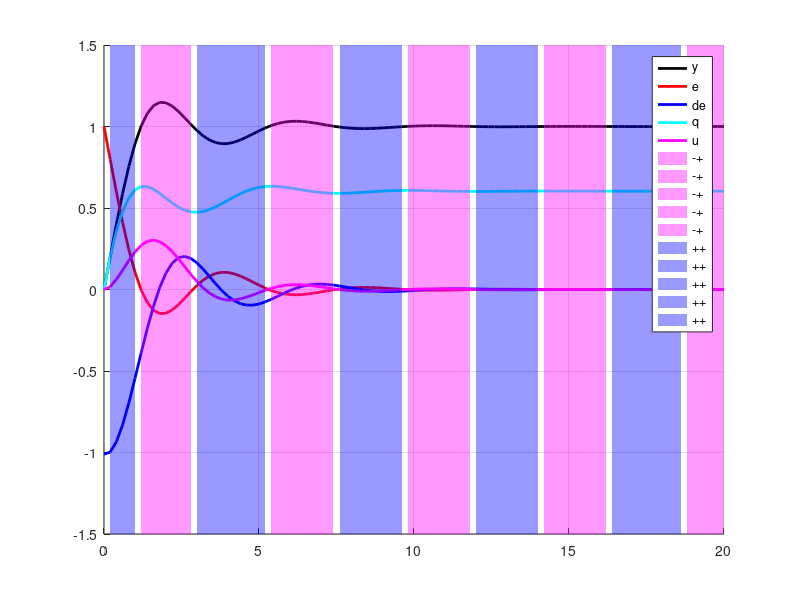

Reproduce this figure in MATLAB.
clear;clc;

Gs=tf(1,[1,2*0.4*1,1]);
kd=1;
kp=2;
ki=2;
Fs=tf([kd,kp,ki],[1 0]);
Ts=feedback(Fs*Gs,1);

[y,t]=step(Ts);
[u,t]=step(feedback(Gs,Fs),t);
r=ones(size(t));
e=r-y;
de=diff(e)/(t(2)-t(1));
de=[de;de(end)];
q=zeros(size(t));
for i=2:length(q)
    q(i)=q(i-1)+(t(2)-t(1))*e(i-1);
end

figure(1);clf;hold on;grid on;
plot(t,y,'k','LineWidth',2,'DisplayName','y');
plot(t,e,'r','LineWidth',2,'DisplayName','e');
plot(t,de,'b','LineWidth',2,'DisplayName','de');
plot(t,q,'c','LineWidth',2,'DisplayName','q');
plot(t,u,'m','LineWidth',2,'DisplayName','u');
legend("show")

de=q;
temp=ylim;
temp_min=temp(1);
temp_max=temp(2);
%%%%%%%%%%%%%%%%%%%%%%%%%%%%%%%%%%%%%%%%%%%%%%%%%%%%%%%%%%%%%%%%%%%%%%%%%%
indices=(e<0) & (de<0);
indices = indices(:);
d = diff([0; indices; 0]);
startIdx = find(d == 1);
endIdx   = find(d == -1) - 1;
yBottom = temp_min;
yTop = temp_max;
for i = 1:length(startIdx)
    xs = [t(startIdx(i)), t(endIdx(i)), t(endIdx(i)), t(startIdx(i))];
    ys = [yBottom, yBottom, yTop, yTop];
    patch(xs, ys, 'r', 'FaceAlpha', 0.4, 'EdgeColor', 'none','DisplayName','--');
end
%%%%%%%%%%%%%%%%%%%%%%%%%%%%%%%%%%%%%%%%%%%%%%%%%%%%%%%%%%%%%%%%%%%%%%%%%%
indices=(e<0) & (de>0);
indices = indices(:);
d = diff([0; indices; 0]);
startIdx = find(d == 1);
endIdx   = find(d == -1) - 1;
yBottom = temp_min;
yTop = temp_max;
for i = 1:length(startIdx)
    xs = [t(startIdx(i)), t(endIdx(i)), t(endIdx(i)), t(startIdx(i))];
    ys = [yBottom, yBottom, yTop, yTop];
    patch(xs, ys, 'm', 'FaceAlpha', 0.4, 'EdgeColor', 'none','DisplayName','-+');
end
%%%%%%%%%%%%%%%%%%%%%%%%%%%%%%%%%%%%%%%%%%%%%%%%%%%%%%%%%%%%%%%%%%%%%%%%%%
indices=(e>0) & (de<0);
indices = indices(:);
d = diff([0; indices; 0]);
startIdx = find(d == 1);
endIdx   = find(d == -1) - 1;
yBottom = temp_min;
yTop = temp_max;
for i = 1:length(startIdx)
    xs = [t(startIdx(i)), t(endIdx(i)), t(endIdx(i)), t(startIdx(i))];
    ys = [yBottom, yBottom, yTop, yTop];
    patch(xs, ys, 'c', 'FaceAlpha', 0.4, 'EdgeColor', 'none','DisplayName','+-');
end
%%%%%%%%%%%%%%%%%%%%%%%%%%%%%%%%%%%%%%%%%%%%%%%%%%%%%%%%%%%%%%%%%%%%%%%%%%
indices=(e>0) & (de>0);
indices = indices(:);
d = diff([0; indices; 0]);
startIdx = find(d == 1);
endIdx   = find(d == -1) - 1;
yBottom = temp_min;
yTop = temp_max;
for i = 1:length(startIdx)
    xs = [t(startIdx(i)), t(endIdx(i)), t(endIdx(i)), t(startIdx(i))];
    ys = [yBottom, yBottom, yTop, yTop];
    patch(xs, ys, 'b', 'FaceAlpha', 0.4, 'EdgeColor', 'none','DisplayName','++');
end
%%%%%%%%%%%%%%%%%%%%%%%%%%%%%%%%%%%%%%%%%%%%%%%%%%%%%%%%%%%%%%%%%%%%%%%%%%

% +- -> +
% -- -> + ya da 0
% -+ -> -
% ++ -> +

% +- -> 0
% -- -> -
% -+ -> 0
% ++ -> +

